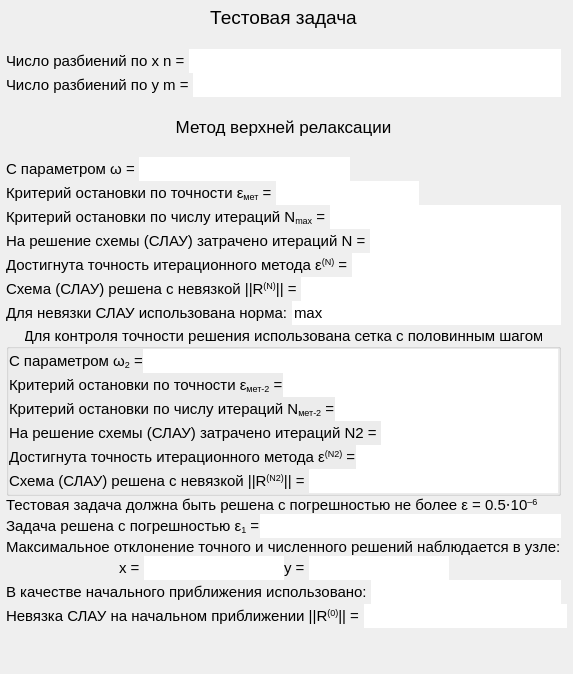
          <widget class="QWidget" name="tab_3">
           <attribute name="title">
            <string>Справка</string>
           </attribute>
           <layout class="QGridLayout" name="gridLayout_9">
            <property name="leftMargin">
             <number>6</number>
            </property>
            <property name="topMargin">
             <number>6</number>
            </property>
            <property name="rightMargin">
             <number>6</number>
            </property>
            <property name="bottomMargin">
             <number>6</number>
            </property>
            <property name="verticalSpacing">
             <number>0</number>
            </property>
            <item row="15" column="0">
             <widget class="QLabel" name="label_8">
              <property name="font">
               <font>
                <pointsize>11</pointsize>
               </font>
              </property>
              <property name="text">
               <string>Тестовая задача должна быть решена с погрешностью не более ε = 0.5⋅10&lt;sup&gt;–6&lt;/sup&gt;</string>
              </property>
             </widget>
            </item>
            <item row="1" column="0">
             <spacer name="horizontalSpacer_3">
              <property name="orientation">
               <enum>Qt::Horizontal</enum>
              </property>
              <property name="sizeHint" stdset="0">
               <size>
                <width>40</width>
                <height>20</height>
               </size>
              </property>
             </spacer>
            </item>
            <item row="19" column="0">
             <layout class="QHBoxLayout" name="horizontalLayout_15">
              <property name="leftMargin">
               <number>0</number>
              </property>
              <item>
               <widget class="QLabel" name="label_20">
                <property name="font">
                 <font>
                  <pointsize>11</pointsize>
                 </font>
                </property>
                <property name="text">
                 <string>В качестве начального приближения использовано: </string>
                </property>
               </widget>
              </item>
              <item>
               <widget class="QLineEdit" name="lineEdit_12">
                <property name="font">
                 <font>
                  <pointsize>11</pointsize>
                 </font>
                </property>
                <property name="frame">
                 <bool>false</bool>
                </property>
                <property name="readOnly">
                 <bool>true</bool>
                </property>
               </widget>
              </item>
             </layout>
            </item>
            <item row="13" column="0">
             <layout class="QHBoxLayout" name="horizontalLayout_12">
              <property name="leftMargin">
               <number>0</number>
              </property>
              <item>
               <widget class="QLabel" name="label_17">
                <property name="font">
                 <font>
                  <pointsize>11</pointsize>
                 </font>
                </property>
                <property name="text">
                 <string>Для невязки СЛАУ использована норма: </string>
                </property>
               </widget>
              </item>
              <item>
               <widget class="QLineEdit" name="lineEdit_9">
                <property name="font">
                 <font>
                  <pointsize>11</pointsize>
                 </font>
                </property>
                <property name="text">
                 <string>max</string>
                </property>
                <property name="frame">
                 <bool>false</bool>
                </property>
                <property name="readOnly">
                 <bool>true</bool>
                </property>
               </widget>
              </item>
             </layout>
            </item>
            <item row="6" column="0">
             <spacer name="horizontalSpacer_5">
              <property name="orientation">
               <enum>Qt::Horizontal</enum>
              </property>
              <property name="sizeHint" stdset="0">
               <size>
                <width>40</width>
                <height>20</height>
               </size>
              </property>
             </spacer>
            </item>
            <item row="9" column="0">
             <layout class="QHBoxLayout" name="horizontalLayout_8">
              <property name="leftMargin">
               <number>0</number>
              </property>
              <item>
               <widget class="QLabel" name="label_13">
                <property name="font">
                 <font>
                  <pointsize>11</pointsize>
                 </font>
                </property>
                <property name="text">
                 <string>Критерий остановки по числу итераций N&lt;sub&gt;max&lt;/sub&gt; = </string>
                </property>
               </widget>
              </item>
              <item>
               <widget class="QLineEdit" name="edit_Nmax">
                <property name="font">
                 <font>
                  <pointsize>11</pointsize>
                 </font>
                </property>
                <property name="frame">
                 <bool>false</bool>
                </property>
                <property name="readOnly">
                 <bool>true</bool>
                </property>
               </widget>
              </item>
             </layout>
            </item>
            <item row="20" column="0" colspan="2">
             <layout class="QHBoxLayout" name="horizontalLayout_17">
              <item>
               <widget class="QLabel" name="label_21">
                <property name="font">
                 <font>
                  <pointsize>11</pointsize>
                 </font>
                </property>
                <property name="text">
                 <string>Невязка СЛАУ на начальном приближении ||R&lt;sup&gt;(0)&lt;/sup&gt;|| = </string>
                </property>
               </widget>
              </item>
              <item>
               <widget class="QLineEdit" name="edit_R0">
                <property name="font">
                 <font>
                  <pointsize>11</pointsize>
                 </font>
                </property>
                <property name="frame">
                 <bool>false</bool>
                </property>
                <property name="readOnly">
                 <bool>true</bool>
                </property>
               </widget>
              </item>
             </layout>
            </item>
            <item row="7" column="0">
             <layout class="QHBoxLayout" name="horizontalLayout_6">
              <item>
               <widget class="QLabel" name="labelMethodParametr">
                <property name="font">
                 <font>
                  <pointsize>11</pointsize>
                 </font>
                </property>
                <property name="text">
                 <string>С параметром ω = </string>
                </property>
               </widget>
              </item>
              <item>
               <widget class="QLineEdit" name="edit_parametr">
                <property name="font">
                 <font>
                  <pointsize>11</pointsize>
                 </font>
                </property>
                <property name="frame">
                 <bool>false</bool>
                </property>
                <property name="readOnly">
                 <bool>true</bool>
                </property>
               </widget>
              </item>
              <item>
               <spacer name="horizontalSpacer_7">
                <property name="orientation">
                 <enum>Qt::Horizontal</enum>
                </property>
                <property name="sizeHint" stdset="0">
                 <size>
                  <width>40</width>
                  <height>20</height>
                 </size>
                </property>
               </spacer>
              </item>
             </layout>
            </item>
            <item row="0" column="0">
             <widget class="QLabel" name="labelTypeTask">
              <property name="font">
               <font>
                <pointsize>14</pointsize>
               </font>
              </property>
              <property name="text">
               <string>Тестовая задача</string>
              </property>
              <property name="alignment">
               <set>Qt::AlignCenter</set>
              </property>
             </widget>
            </item>
            <item row="8" column="0">
             <layout class="QHBoxLayout" name="horizontalLayout_7">
              <item>
               <widget class="QLabel" name="label_10">
                <property name="font">
                 <font>
                  <pointsize>11</pointsize>
                 </font>
                </property>
                <property name="text">
                 <string>Критерий остановки по точности ε&lt;sub&gt;мет&lt;/sub&gt; = </string>
                </property>
               </widget>
              </item>
              <item>
               <widget class="QLineEdit" name="edit_epsmet">
                <property name="font">
                 <font>
                  <pointsize>11</pointsize>
                 </font>
                </property>
                <property name="frame">
                 <bool>false</bool>
                </property>
                <property name="readOnly">
                 <bool>true</bool>
                </property>
               </widget>
              </item>
              <item>
               <spacer name="horizontalSpacer_8">
                <property name="orientation">
                 <enum>Qt::Horizontal</enum>
                </property>
                <property name="sizeHint" stdset="0">
                 <size>
                  <width>40</width>
                  <height>20</height>
                 </size>
                </property>
               </spacer>
              </item>
             </layout>
            </item>
            <item row="18" column="0">
             <layout class="QHBoxLayout" name="horizontalLayout_14">
              <property name="leftMargin">
               <number>0</number>
              </property>
              <item>
               <spacer name="horizontalSpacer_11">
                <property name="orientation">
                 <enum>Qt::Horizontal</enum>
                </property>
                <property name="sizeHint" stdset="0">
                 <size>
                  <width>40</width>
                  <height>20</height>
                 </size>
                </property>
               </spacer>
              </item>
              <item>
               <widget class="QLabel" name="label_19">
                <property name="sizePolicy">
                 <sizepolicy hsizetype="Fixed" vsizetype="Preferred">
                  <horstretch>0</horstretch>
                  <verstretch>0</verstretch>
                 </sizepolicy>
                </property>
                <property name="font">
                 <font>
                  <pointsize>11</pointsize>
                 </font>
                </property>
                <property name="text">
                 <string>x = </string>
                </property>
               </widget>
              </item>
              <item>
               <widget class="QLineEdit" name="edit_MaxX">
                <property name="sizePolicy">
                 <sizepolicy hsizetype="Minimum" vsizetype="Fixed">
                  <horstretch>0</horstretch>
                  <verstretch>0</verstretch>
                 </sizepolicy>
                </property>
                <property name="font">
                 <font>
                  <pointsize>11</pointsize>
                 </font>
                </property>
                <property name="frame">
                 <bool>false</bool>
                </property>
                <property name="readOnly">
                 <bool>true</bool>
                </property>
               </widget>
              </item>
              <item>
               <widget class="QLabel" name="label_12">
                <property name="sizePolicy">
                 <sizepolicy hsizetype="Minimum" vsizetype="Preferred">
                  <horstretch>0</horstretch>
                  <verstretch>0</verstretch>
                 </sizepolicy>
                </property>
                <property name="font">
                 <font>
                  <pointsize>11</pointsize>
                 </font>
                </property>
                <property name="text">
                 <string>y = </string>
                </property>
               </widget>
              </item>
              <item>
               <widget class="QLineEdit" name="edit_MaxY">
                <property name="sizePolicy">
                 <sizepolicy hsizetype="Minimum" vsizetype="Fixed">
                  <horstretch>0</horstretch>
                  <verstretch>0</verstretch>
                 </sizepolicy>
                </property>
                <property name="font">
                 <font>
                  <pointsize>11</pointsize>
                 </font>
                </property>
                <property name="frame">
                 <bool>false</bool>
                </property>
                <property name="readOnly">
                 <bool>true</bool>
                </property>
               </widget>
              </item>
              <item>
               <spacer name="horizontalSpacer_12">
                <property name="orientation">
                 <enum>Qt::Horizontal</enum>
                </property>
                <property name="sizeHint" stdset="0">
                 <size>
                  <width>40</width>
                  <height>20</height>
                 </size>
                </property>
               </spacer>
              </item>
             </layout>
            </item>
            <item row="17" column="0">
             <widget class="QLabel" name="label_11">
              <property name="font">
               <font>
                <pointsize>11</pointsize>
               </font>
              </property>
              <property name="text">
               <string>Максимальное отклонение точного и численного решений наблюдается в узле:</string>
              </property>
             </widget>
            </item>
            <item row="10" column="0">
             <layout class="QHBoxLayout" name="horizontalLayout_9">
              <property name="leftMargin">
               <number>0</number>
              </property>
              <item>
               <widget class="QLabel" name="label_14">
                <property name="font">
                 <font>
                  <pointsize>11</pointsize>
                 </font>
                </property>
                <property name="text">
                 <string>На решение схемы (СЛАУ) затрачено итераций N = </string>
                </property>
               </widget>
              </item>
              <item>
               <widget class="QLineEdit" name="edit_N">
                <property name="font">
                 <font>
                  <pointsize>11</pointsize>
                 </font>
                </property>
                <property name="frame">
                 <bool>false</bool>
                </property>
                <property name="readOnly">
                 <bool>true</bool>
                </property>
               </widget>
              </item>
             </layout>
            </item>
            <item row="2" column="0">
             <layout class="QHBoxLayout" name="horizontalLayout_4">
              <item>
               <widget class="QLabel" name="label_6">
                <property name="font">
                 <font>
                  <pointsize>11</pointsize>
                 </font>
                </property>
                <property name="text">
                 <string>Число разбиений по x n = </string>
                </property>
               </widget>
              </item>
              <item>
               <widget class="QLineEdit" name="edit_n">
                <property name="font">
                 <font>
                  <pointsize>11</pointsize>
                 </font>
                </property>
                <property name="frame">
                 <bool>false</bool>
                </property>
                <property name="readOnly">
                 <bool>true</bool>
                </property>
               </widget>
              </item>
             </layout>
            </item>
            <item row="5" column="0">
             <widget class="QLabel" name="labelMethod">
              <property name="font">
               <font>
                <pointsize>13</pointsize>
               </font>
              </property>
              <property name="text">
               <string>Метод верхней релаксации</string>
              </property>
              <property name="alignment">
               <set>Qt::AlignCenter</set>
              </property>
             </widget>
            </item>
            <item row="3" column="0">
             <layout class="QHBoxLayout" name="horizontalLayout_16">
              <item>
               <widget class="QLabel" name="label_7">
                <property name="font">
                 <font>
                  <pointsize>11</pointsize>
                 </font>
                </property>
                <property name="text">
                 <string>Число разбиений по y m = </string>
                </property>
               </widget>
              </item>
              <item>
               <widget class="QLineEdit" name="edit_m">
                <property name="font">
                 <font>
                  <pointsize>11</pointsize>
                 </font>
                </property>
                <property name="frame">
                 <bool>false</bool>
                </property>
                <property name="readOnly">
                 <bool>true</bool>
                </property>
               </widget>
              </item>
             </layout>
            </item>
            <item row="4" column="0">
             <spacer name="horizontalSpacer_4">
              <property name="orientation">
               <enum>Qt::Horizontal</enum>
              </property>
              <property name="sizeHint" stdset="0">
               <size>
                <width>40</width>
                <height>20</height>
               </size>
              </property>
             </spacer>
            </item>
            <item row="12" column="0">
             <layout class="QHBoxLayout" name="horizontalLayout_11">
              <property name="leftMargin">
               <number>0</number>
              </property>
              <item>
               <widget class="QLabel" name="label_16">
                <property name="font">
                 <font>
                  <pointsize>11</pointsize>
                 </font>
                </property>
                <property name="text">
                 <string>Схема (СЛАУ) решена с невязкой ||R&lt;sup&gt;(N)&lt;/sup&gt;|| = </string>
                </property>
               </widget>
              </item>
              <item>
               <widget class="QLineEdit" name="edit_RN">
                <property name="font">
                 <font>
                  <pointsize>11</pointsize>
                 </font>
                </property>
                <property name="frame">
                 <bool>false</bool>
                </property>
                <property name="readOnly">
                 <bool>true</bool>
                </property>
               </widget>
              </item>
             </layout>
            </item>
            <item row="21" column="0">
             <spacer name="verticalSpacer">
              <property name="orientation">
               <enum>Qt::Vertical</enum>
              </property>
              <property name="sizeHint" stdset="0">
               <size>
                <width>20</width>
                <height>40</height>
               </size>
              </property>
             </spacer>
            </item>
            <item row="16" column="0">
             <layout class="QHBoxLayout" name="horizontalLayout_13">
              <property name="leftMargin">
               <number>0</number>
              </property>
              <item>
               <widget class="QLabel" name="label_18">
                <property name="font">
                 <font>
                  <pointsize>11</pointsize>
                 </font>
                </property>
                <property name="text">
                 <string>Задача решена с погрешностью ε&lt;sub&gt;1&lt;/sub&gt; =</string>
                </property>
               </widget>
              </item>
              <item>
               <widget class="QLineEdit" name="edit_Eps1">
                <property name="font">
                 <font>
                  <pointsize>11</pointsize>
                 </font>
                </property>
                <property name="frame">
                 <bool>false</bool>
                </property>
                <property name="readOnly">
                 <bool>true</bool>
                </property>
               </widget>
              </item>
             </layout>
            </item>
            <item row="11" column="0">
             <layout class="QHBoxLayout" name="horizontalLayout_10">
              <property name="leftMargin">
               <number>0</number>
              </property>
              <item>
               <widget class="QLabel" name="label_15">
                <property name="font">
                 <font>
                  <pointsize>11</pointsize>
                 </font>
                </property>
                <property name="text">
                 <string>Достигнута точность итерационного метода ε&lt;sup&gt;(N)&lt;/sup&gt; = </string>
                </property>
               </widget>
              </item>
              <item>
               <widget class="QLineEdit" name="edit_EpsN">
                <property name="font">
                 <font>
                  <pointsize>11</pointsize>
                 </font>
                </property>
                <property name="frame">
                 <bool>false</bool>
                </property>
                <property name="readOnly">
                 <bool>true</bool>
                </property>
               </widget>
              </item>
             </layout>
            </item>
            <item row="14" column="0">
             <widget class="QGroupBox" name="groupBox_N2">
              <property name="sizePolicy">
               <sizepolicy hsizetype="Preferred" vsizetype="Expanding">
                <horstretch>0</horstretch>
                <verstretch>0</verstretch>
               </sizepolicy>
              </property>
              <property name="font">
               <font>
                <pointsize>11</pointsize>
               </font>
              </property>
              <property name="title">
               <string>Для контроля точности решения использована сетка с половинным шагом</string>
              </property>
              <property name="alignment">
               <set>Qt::AlignCenter</set>
              </property>
              <property name="flat">
               <bool>true</bool>
              </property>
              <layout class="QVBoxLayout" name="verticalLayout">
               <property name="spacing">
                <number>0</number>
               </property>
               <property name="leftMargin">
                <number>0</number>
               </property>
               <property name="topMargin">
                <number>0</number>
               </property>
               <property name="rightMargin">
                <number>0</number>
               </property>
               <property name="bottomMargin">
                <number>0</number>
               </property>
               <item>
                <layout class="QHBoxLayout" name="horizontalLayout">
                 <item>
                  <widget class="QLabel" name="label_23">
                   <property name="text">
                    <string>С параметром ω&lt;sub&gt;2&lt;/sub&gt; =</string>
                   </property>
                  </widget>
                 </item>
                 <item>
                  <widget class="QLineEdit" name="lineEdit_parametrN2">
                   <property name="frame">
                    <bool>false</bool>
                   </property>
                  </widget>
                 </item>
                </layout>
               </item>
               <item>
                <layout class="QHBoxLayout" name="horizontalLayout_2">
                 <item>
                  <widget class="QLabel" name="label_24">
                   <property name="text">
                    <string>Критерий остановки по точности ε&lt;sub&gt;мет-2&lt;/sub&gt; =</string>
                   </property>
                  </widget>
                 </item>
                 <item>
                  <widget class="QLineEdit" name="lineEdit_epsN2">
                   <property name="frame">
                    <bool>false</bool>
                   </property>
                  </widget>
                 </item>
                </layout>
               </item>
               <item>
                <layout class="QHBoxLayout" name="horizontalLayout_3">
                 <item>
                  <widget class="QLabel" name="label_25">
                   <property name="text">
                    <string>Критерий остановки по числу итераций N&lt;sub&gt;мет-2&lt;/sub&gt; =</string>
                   </property>
                  </widget>
                 </item>
                 <item>
                  <widget class="QLineEdit" name="lineEdit_maxN2">
                   <property name="frame">
                    <bool>false</bool>
                   </property>
                  </widget>
                 </item>
                </layout>
               </item>
               <item>
                <layout class="QHBoxLayout" name="horizontalLayout_5">
                 <item>
                  <widget class="QLabel" name="label_26">
                   <property name="text">
                    <string>На решение схемы (СЛАУ) затрачено итераций N2 = </string>
                   </property>
                  </widget>
                 </item>
                 <item>
                  <widget class="QLineEdit" name="lineEdit_endN2">
                   <property name="frame">
                    <bool>false</bool>
                   </property>
                  </widget>
                 </item>
                </layout>
               </item>
               <item>
                <layout class="QHBoxLayout" name="horizontalLayout_18">
                 <item>
                  <widget class="QLabel" name="label_27">
                   <property name="text">
                    <string>Достигнута точность итерационного метода ε&lt;sup&gt;(N2)&lt;/sup&gt; =</string>
                   </property>
                  </widget>
                 </item>
                 <item>
                  <widget class="QLineEdit" name="lineEdit_endEpsN2">
                   <property name="frame">
                    <bool>false</bool>
                   </property>
                  </widget>
                 </item>
                </layout>
               </item>
               <item>
                <layout class="QHBoxLayout" name="horizontalLayout_19">
                 <item>
                  <widget class="QLabel" name="label_28">
                   <property name="text">
                    <string>Схема (СЛАУ) решена с невязкой ||R&lt;sup&gt;(N2)&lt;/sup&gt;|| = </string>
                   </property>
                  </widget>
                 </item>
                 <item>
                  <widget class="QLineEdit" name="lineEdit_endNevN2">
                   <property name="frame">
                    <bool>false</bool>
                   </property>
                  </widget>
                 </item>
                </layout>
               </item>
              </layout>
             </widget>
            </item>
           </layout>
          </widget>
